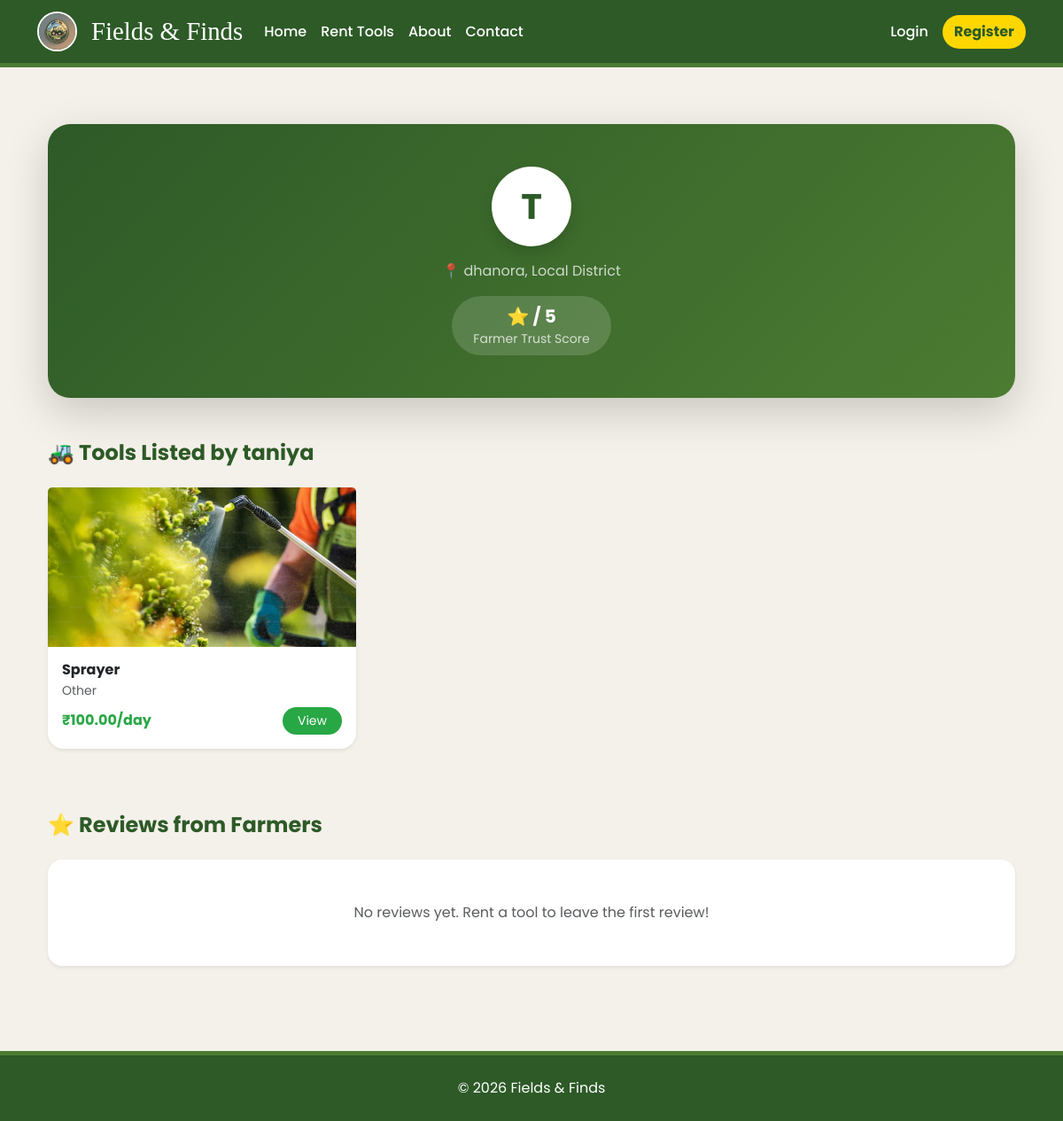
The app's page /profile/taniya/ with its own data.
### core/models.py (models this page shows, shortened)
class Profile(models.Model):
    user = models.OneToOneField(User, on_delete=models.CASCADE)
    mobile_number = models.CharField(max_length=15, unique=True)
    village = models.CharField(max_length=100)
    district = models.CharField(max_length=100)
    pincode = models.CharField(max_length=6)
    is_verified = models.BooleanField(default=False)

class Tool(models.Model):
    CATEGORY_CHOICES = [
        ('tractor', 'Tractor'),
        ('plow', 'Plow/Tillage'),
        ('harvester', 'Harvester'),
        ('irrigation', 'Irrigation Tools'),
        ('other', 'Other'),
    ]
    owner = models.ForeignKey(User, on_delete=models.CASCADE, related_name='owned_tools')
    name = models.CharField(max_length=200)
    category = models.CharField(max_length=50, choices=CATEGORY_CHOICES)
    description = models.TextField()
    price_per_day = models.DecimalField(max_digits=10, decimal_places=2)
    image = models.ImageField(upload_to='tool_images/', blank=True, null=True)
    is_approved = models.BooleanField(default=False)
    available_from = models.DateField()
    available_to = models.DateField()

### core/views.py (the view)
# urls.py: path('profile/<str:username>/', views.public_profile, name='public_profile'),
def public_profile(request, username):
    user_obj = get_object_or_404(User, username=username)
    user_tools = Tool.objects.filter(owner=user_obj, is_approved=True)
    return render(request, 'core/public_profile.html', {
        'profile_user': user_obj,
        'tools': user_tools
    })

### core/context_processors.py (called while the page is built)
def notification_counts(request):
    if request.user.is_authenticated:
        pending_requests = Booking.objects.filter(tool__owner=request.user, status='pending').count()
        return {
            'nav_notification_count': pending_requests
        }
    return {'nav_notification_count': 0}

### core/templates/core/public_profile.html (shortened to what this page needs)
{% extends 'core/base.html' %}
{% load static %}
{% block content %}
<div class="container py-5">
    <div class="card border-0 shadow-lg mb-5"
         style="border-radius:25px;
                background:linear-gradient(135deg,#2D5A27,#4C7C32);
                color:white;">
        <div class="card-body p-5 text-center">
            <div class="mx-auto mb-3 d-flex align-items-center justify-content-center fw-bold shadow"
                 style="width:90px;height:90px;
                        border-radius:50%;
                        background:white;
                        color:#2D5A27;
                        font-size:2.5rem;">
                {{ profile_user.first_name|default:profile_user.username|slice:":1"|upper }}
            </div>
            <p class="mb-3 opacity-75">
                📍 {{ profile_user.profile.village }}, {{ profile_user.profile.district }}
            </p>
            <div class="d-inline-block px-4 py-2 rounded-pill"
                 style="background:rgba(255,255,255,0.15);">
                <span class="fw-bold fs-5">⭐ {{ avg_rating }} / 5</span>
                <div class="small opacity-75">Farmer Trust Score</div>
            </div>
        </div>
    </div>
    <div class="mb-5">
        <h4 class="fw-bold mb-4" style="color:var(--village-green);">
            🚜 Tools Listed by {{ profile_user.first_name|default:profile_user.username }}
        </h4>
        <div class="row">
            {% for tool in tools %}
                <div class="col-md-4 mb-4">
                    <div class="card h-100 border-0 shadow-sm tool-card-hover"
                         style="border-radius:18px;">
                        {% if tool.image %}
                            <img src="{{ tool.image.url }}"
                                 class="card-img-top"
                                 style="height:180px;object-fit:cover;">
                        {% else %}
                            <img src="https://images.unsplash.com/photo-1592911241033-037f79435b68?q=80&w=800"
                                 class="card-img-top"
                                 style="height:180px;object-fit:cover;">
                        {% endif %}
                        <div class="card-body p-3">
                            <h6 class="fw-bold text-dark mb-1 text-truncate">
                                {{ tool.name }}
                            </h6>
                            <p class="text-muted small mb-2">
                                {{ tool.category|title }}
                            </p>
                            <div class="d-flex justify-content-between align-items-center">
                                <span class="fw-bold" style="color:#28a745;">
                                    ₹{{ tool.price_per_day }}/day
                                </span>
                                <a href="{% url 'tool_detail' tool.id %}"
                                   class="btn btn-sm rounded-pill text-white px-3"
                                   style="background:#28a745;">
                                    View
                                </a>
                            </div>
                        </div>
                    </div>
                </div>
            {% endfor %}
        </div>
    </div>
    <div>
        <h4 class="fw-bold mb-4" style="color:var(--village-green);">
            ⭐ Reviews from Farmers
        </h4>
        {% for review in reviews %}
            <div class="card mb-3 border-0 shadow-sm"
                 style="border-radius:16px;
                        border-left:6px solid var(--leaf-green);">
                <div class="card-body">
                    <div class="d-flex justify-content-between align-items-center mb-2">
                        <strong>{{ review.reviewer.first_name|default:review.reviewer.username }}</strong>
                        <span class="text-warning">
                            {% for i in star_range %}
                                {% if i <= review.rating %}★{% else %}☆{% endif %}
                            {% endfor %}
                        </span>
                    </div>
                    <p class="fst-italic text-muted mb-1">
                        “{{ review.comment }}”
                    </p>
                    <small class="text-muted">
                        {{ review.created_at|date:"d M Y" }}
                    </small>
                </div>
            </div>
        {% empty %}
            <div class="text-center p-5 bg-white shadow-sm rounded-4">
                <p class="text-muted mb-0">
                    No reviews yet. Rent a tool to leave the first review!
                </p>
            </div>
        {% endfor %}
    </div>
</div>
{% endblock %}

### core/templates/core/base.html (style rules this page uses)
:root { --village-green: #2D5A27; --leaf-green: #4C7C32; --neutral-bg: #F4F1EA; --accent-gold: #FFD700; }
body { background: var(--neutral-bg); font-family: 'Poppins', sans-serif; }

### core/templates/core/public_profile.html (style rules this page uses)
.tool-card-hover { transition: 0.3s ease; }

### records on screen
Tool: image (picture), name "Sprayer", category "Other", price_per_day "100.00"

### other values on screen
{{ profile_user.first_name|default:profile_user.username|slice:":1"|upper }} "T"
{{ profile_user.profile.village }} "dhanora"
{{ profile_user.profile.district }} "Local District"
{{ profile_user.first_name|default:profile_user.username }} "taniya"
